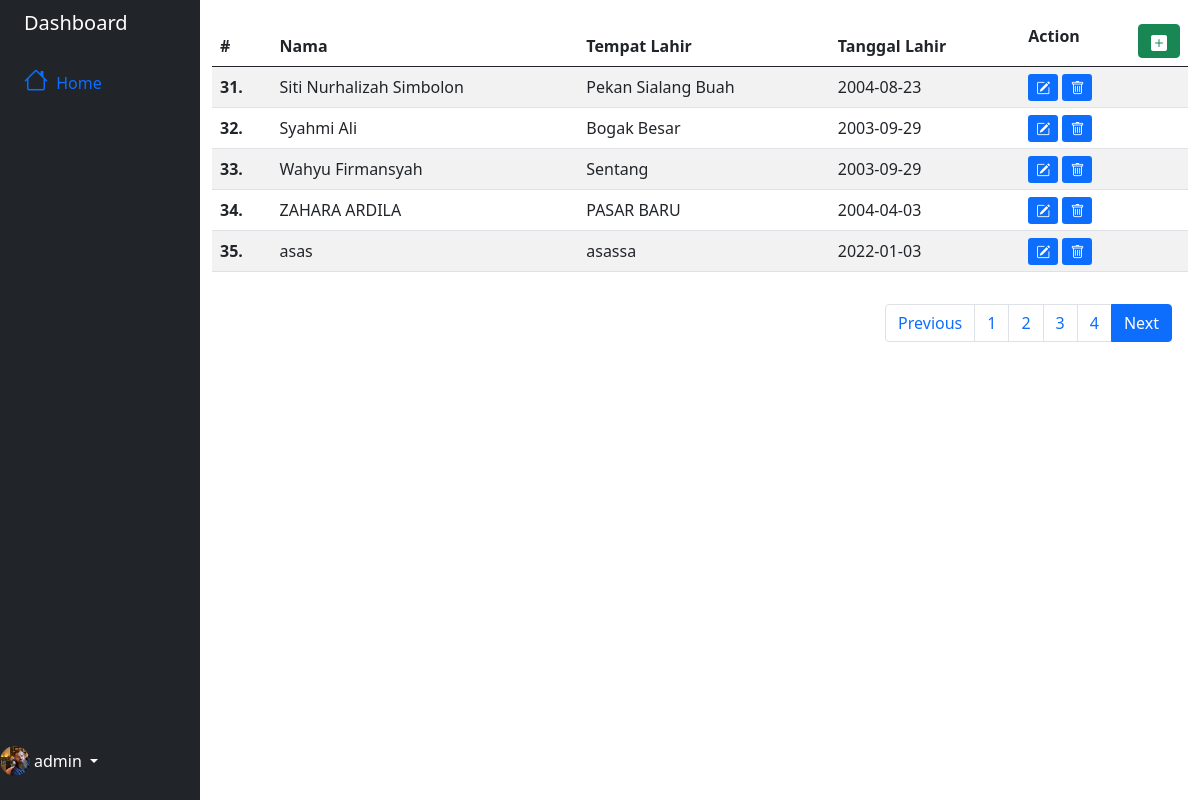
The app's page /admin/read_data.php?halaman=4 (signed in) with its own data.
### tables this page shows
CREATE TABLE `db_siswa` (
  `id` int(11) NOT NULL,
  `nama` text NOT NULL,
  `tempat_lahir` text NOT NULL,
  `tanggal_lahir` date NOT NULL
);

### admin/read_data.php (the view, shortened to what this page needs)
  <!doctype html>
<html lang="en">
  <head>
    <link href="https://cdn.jsdelivr.net/npm/bootstrap@5.0.2/dist/css/bootstrap.min.css" rel="stylesheet">
    <link rel="stylesheet" href="https://cdn.jsdelivr.net/npm/bootstrap-icons@1.7.2/font/bootstrap-icons.css">
  </head>
  <body>
      <div class="container-fluid">
    <div class="row flex-nowrap">
        <div class="col-auto col-md-3 col-xl-2 px-sm-2 px-0 bg-dark">
            <div class="d-flex flex-column align-items-center align-items-sm-start px-3 pt-2 text-white min-vh-100">
                <a href="#" class="d-flex align-items-center pb-3 mb-md-0 me-md-auto text-white text-decoration-none">
                    <span class="fs-5 d-none d-sm-inline">Dashboard</span>
                </a>
                <ul class="nav nav-pills flex-column mb-sm-auto mb-0 align-items-center align-items-sm-start" id="menu">
                    <li class="nav-item">
                        <a href="#" class="nav-link align-middle px-0">
                            <i class="fs-4 bi-house"></i> <span class="ms-1 d-none d-sm-inline">Home</span>
                        </a>
                    </li>
                </ul>
                <div class="dropdown pb-4 fixed-bottom">
                    <a href="#" class="d-flex align-items-center text-white text-decoration-none dropdown-toggle" id="dropdownUser1" data-bs-toggle="dropdown" aria-expanded="false">
                        <img src="./img/profile.jpeg" alt="hugenerd" width="30" height="30" class="rounded-circle">
                        <span class="d-none d-sm-inline mx-1"><?=$_SESSION['username'];?></span>
                    </a>
                </div>
            </div>
        </div>
        <div class="col py-3">
        <table class="table table-striped">
<thead>
    <tr>
        <th scope="col">#</th>
        <th scope="col">Nama</th>
        <th scope="col">Tempat Lahir</th>
        <th scope="col">Tanggal Lahir</th>
        <th scope="col">Action
        <button type="button" class="btn btn-success pt-1 pb-1" style="float:right;">
                <svg xmlns="http://www.w3.org/2000/svg" width="16" height="16" fill="currentColor" class="bi bi-plus-square-fill" viewBox="0 0 16 16">
  <path d="M2 0a2 2 0 0 0-2 2v12a2 2 0 0 0 2 2h12a2 2 0 0 0 2-2V2a2 2 0 0 0-2-2H2zm6.5 4.5v3h3a.5.5 0 0 1 0 1h-3v3a.5.5 0 0 1-1 0v-3h-3a.5.5 0 0 1 0-1h3v-3a.5.5 0 0 1 1 0z"></path>
</svg></button></th>
    </tr>
</thead>
<tbody>
    <?php
    include "config.php";
    $batas = 10;
    $q = htmlentities(htmlspecialchars(mysqli_real_escape_string($dbc, $_REQUEST["q"])));
	$halaman = isset($_GET['halaman'])?(int)$_GET['halaman'] : 1;
	$halaman_awal = ($halaman>1) ? ($halaman * $batas) - $batas : 0;
	$previous = $halaman - 1;
	$next = $halaman + 1;
	$data = mysqli_query($dbc,"select * FROM `db_siswa`");
	$jumlah_data = mysqli_num_rows($data);
	$total_halaman = ceil($jumlah_data / $batas);
    if (!empty($q)) {
        $data_siswa = mysqli_query($dbc, "select * from `db_siswa` where nama like '%$q%'");
    } else {
    $data_siswa = mysqli_query($dbc, "select * FROM `db_siswa` limit $halaman_awal, $batas");
    }
	$nomor = $halaman_awal+1;
    while ($row = mysqli_fetch_row($data_siswa)) {
        ?>
    <tr>
        <th scope="row"><?=$nomor++; ?>.</th>
        <td><?=$row[1]; ?></td>
        <td><?=$row[2]; ?></td>
        <td><?=$row[3]; ?></td>
        <td><a class="btn-sm btn-primary" data-bs-toggle="modal" data-bs-target="#updateModal<?=$row[0]; ?>">
        <i class="bi bi-pencil-square"></i></a>
        <a href="delete_data.php?id=<?=$row[0];?>" class="btn-sm btn-primary" onclick="return confirm('Apakah anda yakin ingin menghapus ini?')"><i class="bi bi-trash"></i></a></td>
    </tr>
    <?php
    }
    ?>
</tbody>
</table>
<nav>
			<ul class="pagination justify-content-end p-3">
				<li class="page-item">
					<a class="page-link" <?php if($halaman > 1){ echo "href='?halaman=$previous'"; } ?>>Previous</a>
				</li>
				<?php
				for($x=1;$x<=$total_halaman;$x++){
					?>
					<li class="page-item"><a class="page-link" href="?halaman=<?php echo $x ?>"><?php echo $x; ?></a></li>
					<?php
				}
				?>
				<li class="page-item active">
					<a  class="page-link" <?php if($halaman < $total_halaman) { echo "href='?halaman=$next'"; } ?>>Next</a>
				</li>
			</ul>
		</nav>
        </div>
    </div>
</div>
  </body>
</html>

### records on screen
db_siswa: nama "Siti Nurhalizah Simbolon", tempat_lahir "Pekan Sialang Buah", tanggal_lahir "2004-08-23"
db_siswa: nama "Syahmi Ali", tempat_lahir "Bogak Besar", tanggal_lahir "2003-09-29"
db_siswa: nama "Wahyu Firmansyah", tempat_lahir "Sentang", tanggal_lahir "2003-09-29"
db_siswa: nama "ZAHARA ARDILA", tempat_lahir "PASAR BARU", tanggal_lahir "2004-04-03"
db_siswa: nama "asas", tempat_lahir "asassa", tanggal_lahir "2022-01-03"

### other values on screen
$_SESSION['username'] "admin"
